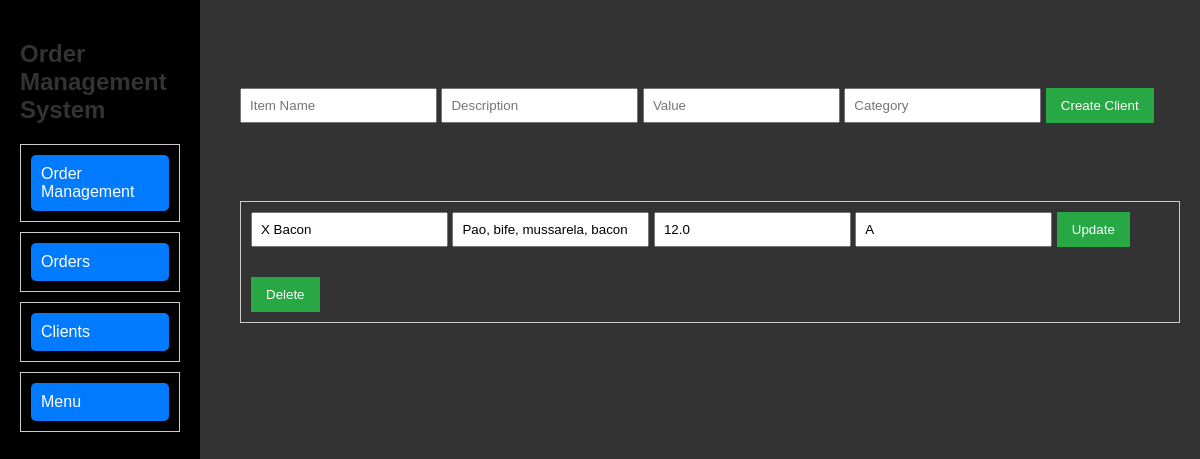
Page /menu on the earlier database version.
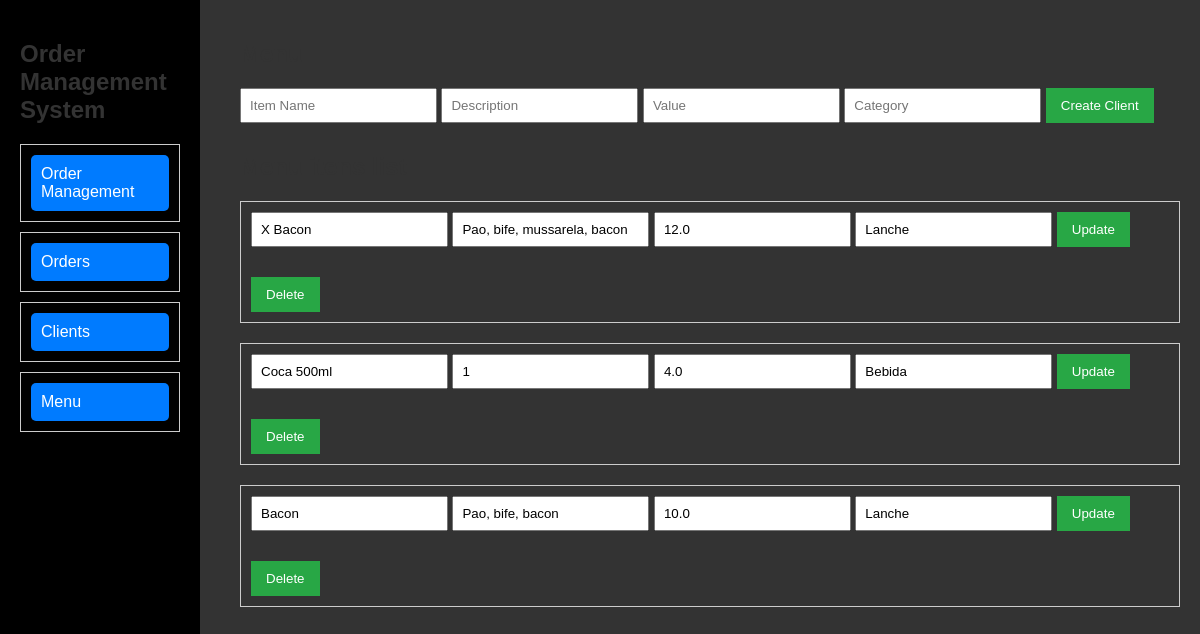
Same page on the later database version.
### models.py (models this page shows)
class Menu(db.Model):
    id = db.Column(db.Integer, primary_key=True)
    item_name = db.Column(db.String(100), nullable=False)
    description = db.Column(db.String(200), nullable=False)
    item_value = db.Column(db.Float, nullable=False)
    category = db.Column(db.String(100), nullable=False)
    order_items = db.relationship('OrderItem', backref='menu_item', lazy=True)

### app.py (the view)
@app.route('/menu')
def menu():
    items = Menu.query.all()
    return render_template('menu.html', menu=items)

### templates/menu.html (shortened to what this page needs)
{% extends "base.html" %}
{% block content %}
<div id="container">
    <h2>Menu</h2>
    <form action="/menu" method="POST">
        <input type="text" name="item_name" placeholder="Item Name" required>
        <input type="text" name="description" placeholder="Description" required>
        <input type="number" name="item_value" placeholder="Value" required>
        <input type="text" name="category" placeholder="Category" required>
        <button type="submit">Create Client</button>
    </form>
    <h2>Menu itens list</h2>
    <ul>
        {% for itens in menu %}
        <li>
            <form action="/menu/{{ itens.id }}/update" method="POST">
                <input type="text" name="item_name" value="{{ itens.item_name }}" required>
                <input type="text" name="description" value="{{ itens.description }}" required>
                <input type="number" name="item_value" value="{{ itens.item_value }}" required>
                <input type="text" name="category" value="{{ itens.category }}" required>
                <button type="submit">Update</button>
            </form>
            <form action="/menu/{{ itens.id }}/delete" method="POST" style="display:inline;">
                <button type="submit">Delete</button>
            </form>
        </li>
        {% endfor %}
    </ul>
</div>
{% endblock %}

Differences in the rows shown:
changed Menu "X Bacon": category "A" → "Lanche"
added Menu: item_name "Coca 500ml", description "1", item_value "4.0", category "Bebida"
added Menu: item_name "Bacon", description "Pao, bife, bacon", item_value "10.0", category "Lanche"
